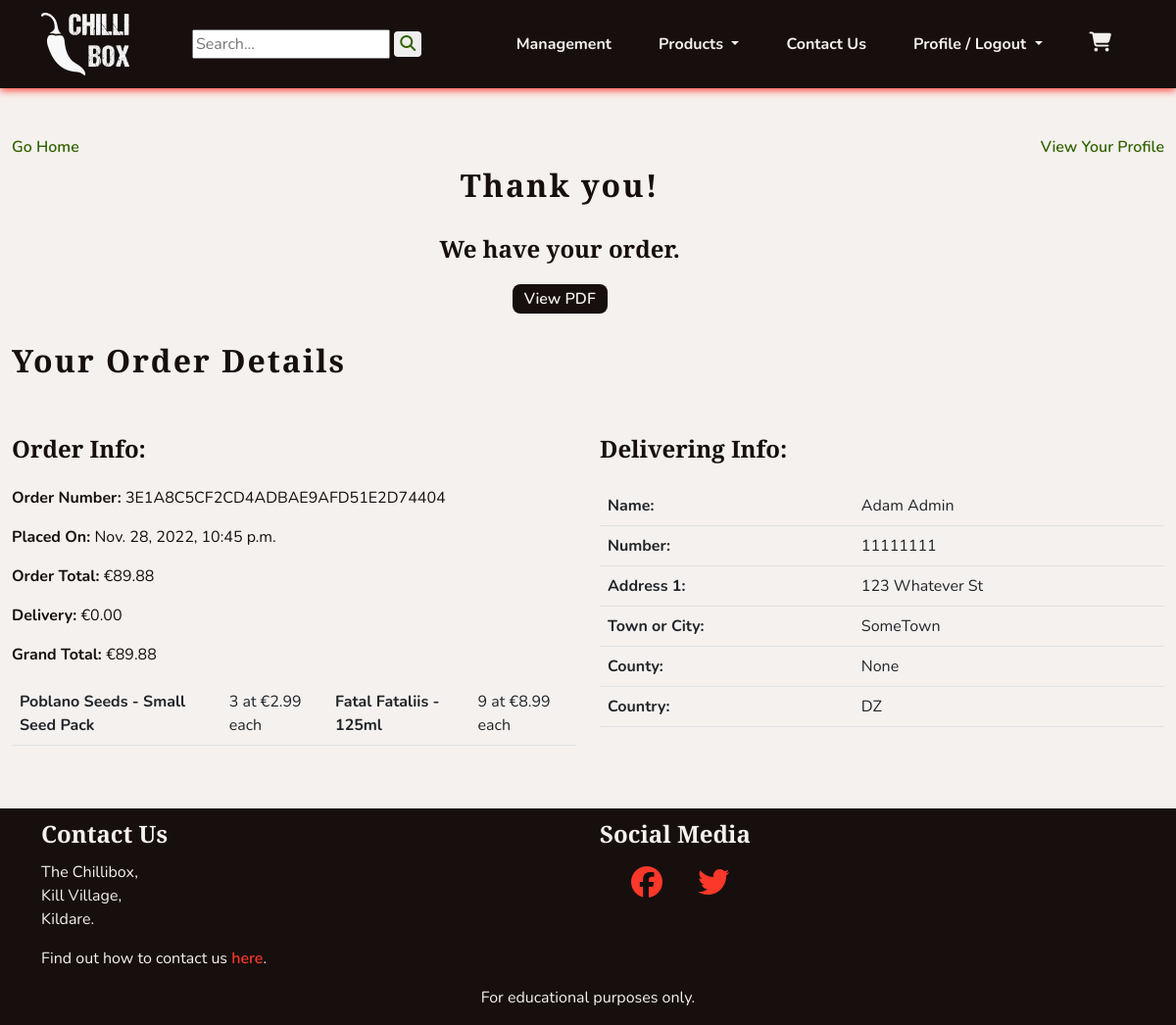
The page /profiles/order_history/3E1A8C5CF2CD4ADBAE9AFD51E2D74404 (signed in) on the database its author committed.
### checkout/models.py (models this page shows, shortened)
class Order(models.Model):
    order_number = models.CharField(max_length=32, editable=False)
    user_profile = models.ForeignKey(UserProfile, on_delete=models.SET_NULL,
                                     null=True, blank=True,
                                     related_name='orders')
    first_name = models.CharField(max_length=50)
    last_name = models.CharField(max_length=50)
    email = models.EmailField(max_length=254)
    phone_number = models.CharField(max_length=20)
    country = CountryField(blank_label='Country *')
    postcode = models.CharField(max_length=20, null=True, blank=True)
    town_or_city = models.CharField(max_length=40)
    street_address1 = models.CharField(max_length=80)
    street_address2 = models.CharField(max_length=80, null=True, blank=True)
    county = models.CharField(max_length=80, null=True, blank=True)
    date = models.DateTimeField(auto_now_add=True)
    delivery_cost = models.DecimalField(max_digits=6,
                                        decimal_places=2, default=0)
    order_total = models.DecimalField(max_digits=10,
                                      decimal_places=2, default=0)
    grand_total = models.DecimalField(max_digits=10,
                                      decimal_places=2, default=0)

class OrderLineItem(models.Model):
    order = models.ForeignKey(Order, on_delete=models.CASCADE,
                              related_name='lineitems')
    product = models.ForeignKey(Product, on_delete=models.CASCADE)
    variant = models.ForeignKey(Variant, on_delete=models.CASCADE)
    quantity = models.IntegerField(default=0)
    lineitem_total = models.DecimalField(max_digits=6, decimal_places=2,
                                         editable=False)

### products/models.py (models this page shows, shortened)
class Product(models.Model):
    category = models.ForeignKey(Category, on_delete=models.SET_NULL,
                                 null=True, blank=True, related_name='product')
    subcategory = models.ForeignKey(SubCategory, on_delete=models.SET_NULL,
                                    null=True, blank=True)
    name = models.CharField(max_length=255)
    slug = models.SlugField()
    description = models.TextField(null=True, blank=True,
                                   help_text='Include a description for the \
                                   product\'s page.')
    excerpt = models.TextField(null=True, blank=True, help_text='Include a \
                               brief summary of the product.')
    ingredients = models.CharField(max_length=140, null=True, blank=True,
                                   help_text='For sauces, please include the \
                                   ingredients.')
    growth_time = models.CharField(max_length=140, null=True, blank=True,
                                   help_text='For seeds, please include the \
                                   growth time to maturity.')
    heat_level = models.CharField(max_length=140, null=True, blank=True,
                                  help_text='In scovilles or more generally \
                                  (eg \'hot\') where appropriate.')
    box_contents = models.ManyToManyField('self', blank=True, help_text='Add \
                                          products for seed and sauce boxes.')
    image = models.ImageField(upload_to='uploads/', null=True, blank=True)
    thumbnail = models.ImageField(upload_to='uploads/', null=True, blank=True,
                                  help_text='If not added, will be \
                                  auto-generated from image.')
    added_on = models.DateField(auto_now_add=True)
    class Meta:
        ordering = ('name',)
        get_latest_by = ('added_on',)
    def __str__(self):
        return self.name

class Variant(models.Model):
    product = models.ForeignKey(Product, on_delete=models.CASCADE, related_name='variants')
    size = models.CharField(max_length=80)
    price = models.DecimalField(max_digits=5, decimal_places=2)
    current_stock = models.PositiveIntegerField(default=0,
                                                help_text='Default is 0.')
    in_stock = models.BooleanField(default=False,
                                   help_text='Updates when current stock \
                                   updated.')
    class Meta:
        verbose_name_plural = 'Variants'

### profiles/views.py (the view)
# urls.py: path('order_history/<order_number>', views.OrderHistory.as_view(),
class OrderHistory(LoginRequiredMixin, View):
    def get(self, request, order_number):
        order = get_object_or_404(Order, order_number=order_number)
        template_name = 'checkout/checkout_success.html'
        context = {
            'order': order,
        }
        return render(request, template_name, context)

### cart/contexts.py (called while the page is built, shortened)
def cart_contents(request):
    cart_items = []
    total = 0
    product_count = 0
    cart = request.session.get('cart', {})
    if total < settings.FREE_DELIVERY_THRESHOLD:
        delivery = Decimal(settings.STANDARD_DELIVERY_COST)
        free_delivery_delta = settings.FREE_DELIVERY_THRESHOLD - total
    else:
        delivery = 0
        free_delivery_delta = 0
    grand_total = delivery + total
    context = {
        'cart_items': cart_items,
        'total': total,
        'product_count': product_count,
        'delivery': delivery,
        'free_delivery_delta': free_delivery_delta,
        'free_delivery_threshold': settings.FREE_DELIVERY_THRESHOLD,
        'grand_total': grand_total,
    }
    return context

### checkout/templates/checkout/checkout_success.html (shortened to what this page needs)
{% extends "base.html" %}
{% load static %}
{% block content %}
<section class="d-flex flex-row justify-content-between">
    <div>
        <a class="chilli-link" href="{% url 'home:index' %}">Go Home</a>
    </div>
    <div class="text-center">
        <h1 class="headings">Thank you!</h1>
        <h2 class="headings headings-sm">We have your order.</h2>
        <a class="chilli-btn" href="{% url 'checkout:order_pdf' order.pk %}">View PDF</a>
    </div>
    <div>
        <a class="chilli-link" href="{% url 'profiles:profile' %}">View Your Profile</a>
    </div>
</section>
<section class="row">
    <h3 class="headings">Your Order Details</h3>
    <div class="col-12 col-md-6">
        <h4 class="headings headings-sm">Order Info:</h4>
        <p><strong>Order Number: </strong>{{ order.order_number }}</p>
        <p><strong>Placed On: </strong>{{ order.date }}</p>
        <p><strong>Order Total: </strong>€{{ order.order_total|floatformat:2 }}</p>
        <p><strong>Delivery: </strong>€{{ order.delivery_cost|floatformat:2 }}</p>
        <p><strong>Grand Total: </strong>€{{ order.grand_total|floatformat:2 }}</p>
        <table class="table">
            <tr>
                {% for item in order.lineitems.all %}
                <th>{{ item.product }} - {{ item.variant.size }}</th>
                <td>{{ item.quantity }} at €{{ item.variant.price }} each</td>
                {% endfor %}
            </tr>
        </table>
    </div>
    <div class="col-12 col-md-6">
        <h4 class="headings headings-sm">Delivering Info:</h4>
        <table class="table">
            <tr>
                <th>Name: </th>
                <td>{{ order.first_name }} {{ order.last_name }}</td>
            </tr>
            <tr>
                <th>Number: </th>
                <td>{{ order.phone_number }}</td>
            </tr>
            <tr>
                <th>Address 1: </th>
                <td>{{ order.street_address1 }}
            </tr>
            <tr>
                <th>Town or City: </th>
                <td>{{ order.town_or_city }}</td>
            </tr>
            <tr>
                <th>County: </th>
                <td>{{ order.county }}</td>
            </tr>
            <tr>
                <th>Country: </th>
                <td>{{ order.country }}</td>
            </tr>
        </table>
    </div>
</section>
{% endblock %}

### static/css/style.css (style rules this page uses)
:root { --site-white: #f5f1ee; --site-black: #160f0e; --site-grey: #6b6363; --site-red: #fc382a; --site-dark-red:#bd0000; --site-green: #568729; --site-dark-green: #326300; --site-text-bg: rgba(49, 99, 0, 0.2); --site-car-bg: rgba(245, 241, 238, 0.61); }
html { height: 100%; }
section { max-width: 2550px; }
body { font-family: "Nunito", sans-serif; color: var(--site-black); font-size: 1rem; background: var(--site-white); }
h1, h2, h3, h4 { font-family: "Merriweather Sans", "Nunito", sans-serif; font-weight: 900; margin-top: 0.5em; margin-bottom: 0.5em; }
.headings { font-size: 2rem; letter-spacing: 2px; margin: 1em 0; }
.headings-sm { font-size: 1.5rem; letter-spacing: 0; }
a { text-decoration: none; }
.chilli-link { font-weight: 600; color: var(--site-dark-green); transition: all 0.2s linear; }
.chilli-btn { padding: 0.25em 0.75em; font-weight: 600; color: var(--site-white); background-color: var(--site-black); border-radius: 8px; transition: all 0.2s linear; }

### rows shown on the page
Order: order_number "3E1A8C5CF2CD4ADBAE9AFD51E2D74404", date "Nov. 28, 2022, 10:45 p.m.", order_total "89.88", delivery_cost "0.00", grand_total "89.88", first_name "Adam", last_name "Admin", phone_number "11111111", street_address1 "123 Whatever St", town_or_city "SomeTown", county "None", country "DZ"
OrderLineItem: product "Poblano Seeds", variant.size "Small Seed Pack", quantity "3", variant.price "2.99"
OrderLineItem: product "Fatal Fataliis", variant.size "125ml", quantity "9", variant.price "8.99"
